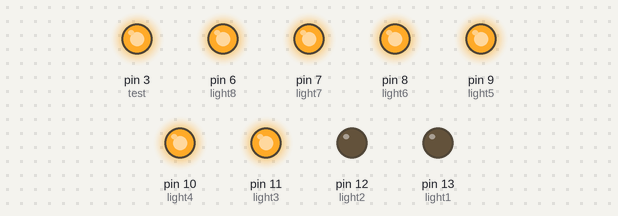
Recording of a sketch running on a simulated Arduino Uno, built with avr-gcc and run on an emulated ATmega328P. Parts: output pins drawn as LEDs (lit = HIGH).

Above: at 0.05 s.
At 0.35 s:
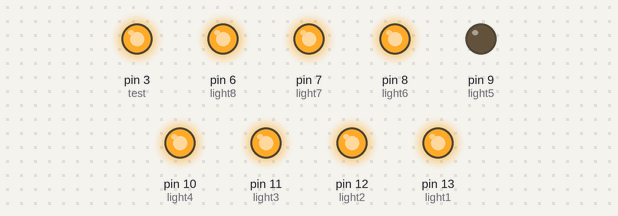
At 0.75 s:
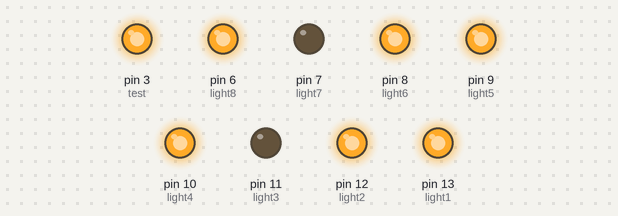
At 1.45 s:
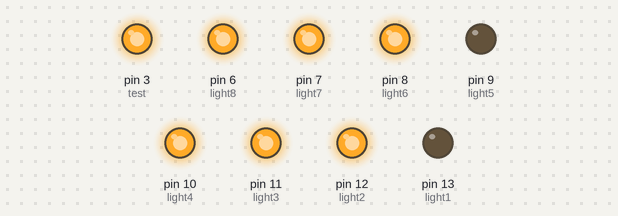
At 2.15 s:
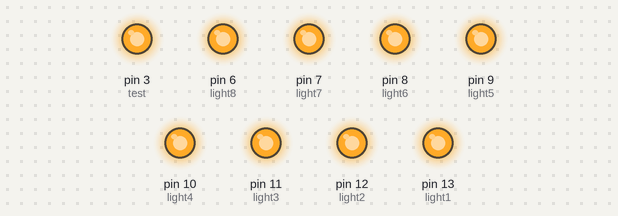
At 2.85 s:
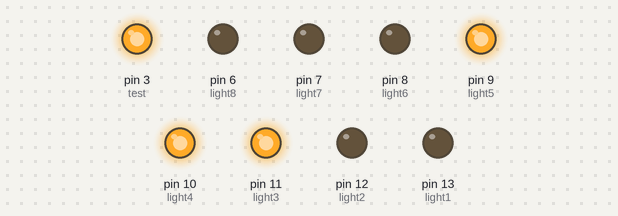
Timing chart, 0 to 3.1 s (numbered marks = the images above):
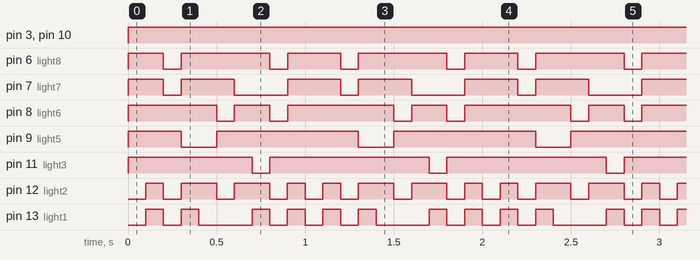

The sketch:

Button.ino
```cpp
// Ian Coffey
// 7 Segment Display

// Variable Declaration
const int light1 = 13;
const int light2 = 12;
const int light3 = 11;
const int light4 = 10;
const int light5 = 9;
const int light6 = 8;
const int light7 = 7;
const int light8 = 6;
const int test = 3;
int delay_time = 100;

void setup() {

  Serial.begin(9600);
  pinMode(light1, OUTPUT);
  pinMode(light2, OUTPUT);
  pinMode(light3, OUTPUT);
  pinMode(light4, OUTPUT);
  pinMode(light5, OUTPUT);
  pinMode(light6, OUTPUT);
  pinMode(light7, OUTPUT);
  pinMode(light8, OUTPUT);
  pinMode(test, OUTPUT);

}

void loop() {

  // 9 digit
  digitalWrite(test, HIGH);
  digitalWrite(light1, LOW);
  digitalWrite(light2, LOW);
  digitalWrite(light3, HIGH);
  digitalWrite(light4, HIGH);
  digitalWrite(light5, HIGH);
  digitalWrite(light6, HIGH);
  digitalWrite(light7, HIGH);
  digitalWrite(light8, HIGH);
  delay(delay_time);

  // 8 digit
  digitalWrite(light1, HIGH);
  digitalWrite(light2, HIGH);
  delay(delay_time);

  // 7 digit
  digitalWrite(light1, LOW);
  digitalWrite(light2, LOW);
  digitalWrite(light7, LOW);
  digitalWrite(light8, LOW);
  delay(delay_time);

  // 6 digit
  digitalWrite(light5, LOW);
  digitalWrite(light1, HIGH);
  digitalWrite(light2, HIGH);
  digitalWrite(light7, HIGH);
  digitalWrite(light8, HIGH);
  delay(delay_time);

  // 5 digit
  digitalWrite(light1, LOW);
  delay(delay_time);

  // 4 digit
  digitalWrite(light6, LOW);
  digitalWrite(light5, HIGH);
  digitalWrite(light2, LOW);
  delay(delay_time);

  // 3 digit
  digitalWrite(light7, LOW);
  digitalWrite(light6, HIGH);
  digitalWrite(light2, HIGH);
  delay(delay_time);

  // 2 digit
  digitalWrite(light3, LOW);
  digitalWrite(light1, HIGH);
  delay(delay_time);

  // 1 digit
  digitalWrite(light8, LOW);
  digitalWrite(light6, LOW);
  digitalWrite(light3, HIGH);
  digitalWrite(light2, LOW);
  digitalWrite(light1, LOW);
  delay(delay_time);

  // 0 digit
  digitalWrite(light1, HIGH);
  digitalWrite(light2, HIGH);
  digitalWrite(light3, HIGH);
  digitalWrite(light5, HIGH);
  digitalWrite(light6, HIGH);
  digitalWrite(light7, HIGH);
  digitalWrite(light8, HIGH);
  delay(delay_time);

}
```

Measured:
- by itself, pin 3 (test), pin 10 (light4): LOW → HIGH at 0.00 s
- by itself, pin 6 (light8): repeats every 1.0 s: LOW 0.10 s, HIGH 0.50 s, LOW 0.10 s, HIGH 0.30 s
- by itself, pin 7 (light7): repeats every 1.0 s: LOW 0.10 s, HIGH 0.30 s, LOW 0.30 s, HIGH 0.30 s
- by itself, pin 8 (light6): repeats every 1.0 s: LOW 0.10 s, HIGH 0.20 s, LOW 0.10 s, HIGH 0.60 s
- by itself, pin 9 (light5): repeats every 1.0 s: LOW 0.20 s, HIGH 0.80 s
- by itself, pin 11 (light3): repeats every 1.0 s: LOW 0.10 s, HIGH 0.90 s
- by itself, pin 12 (light2): repeats every 1.0 s: 2 × (LOW 0.10 s, HIGH 0.20 s), 2 × (LOW 0.10 s, HIGH 0.10 s)
- by itself, pin 13 (light1): repeats every 1.0 s: LOW 0.10 s, HIGH 0.10 s, LOW 0.30 s, 2 × (HIGH 0.10 s, LOW 0.10 s), HIGH 0.10 s
